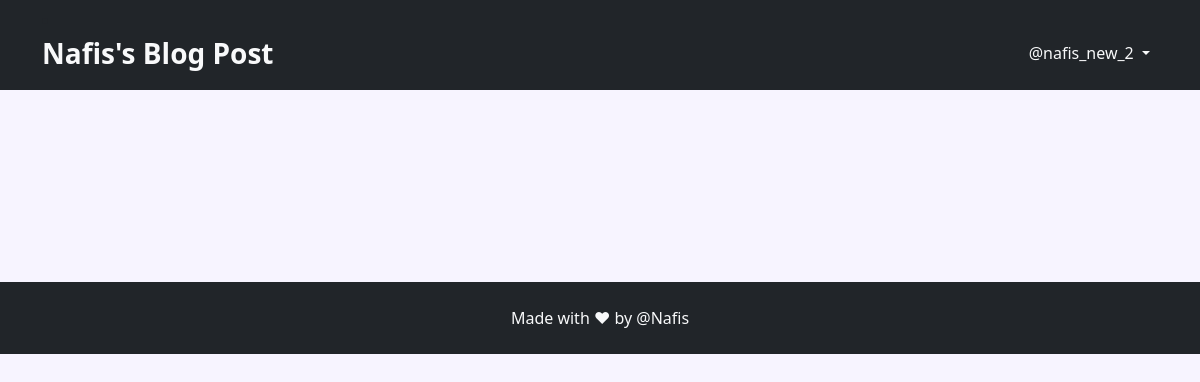
/blog/my-blogs/ (signed in), run on an earlier commit of the app's database.
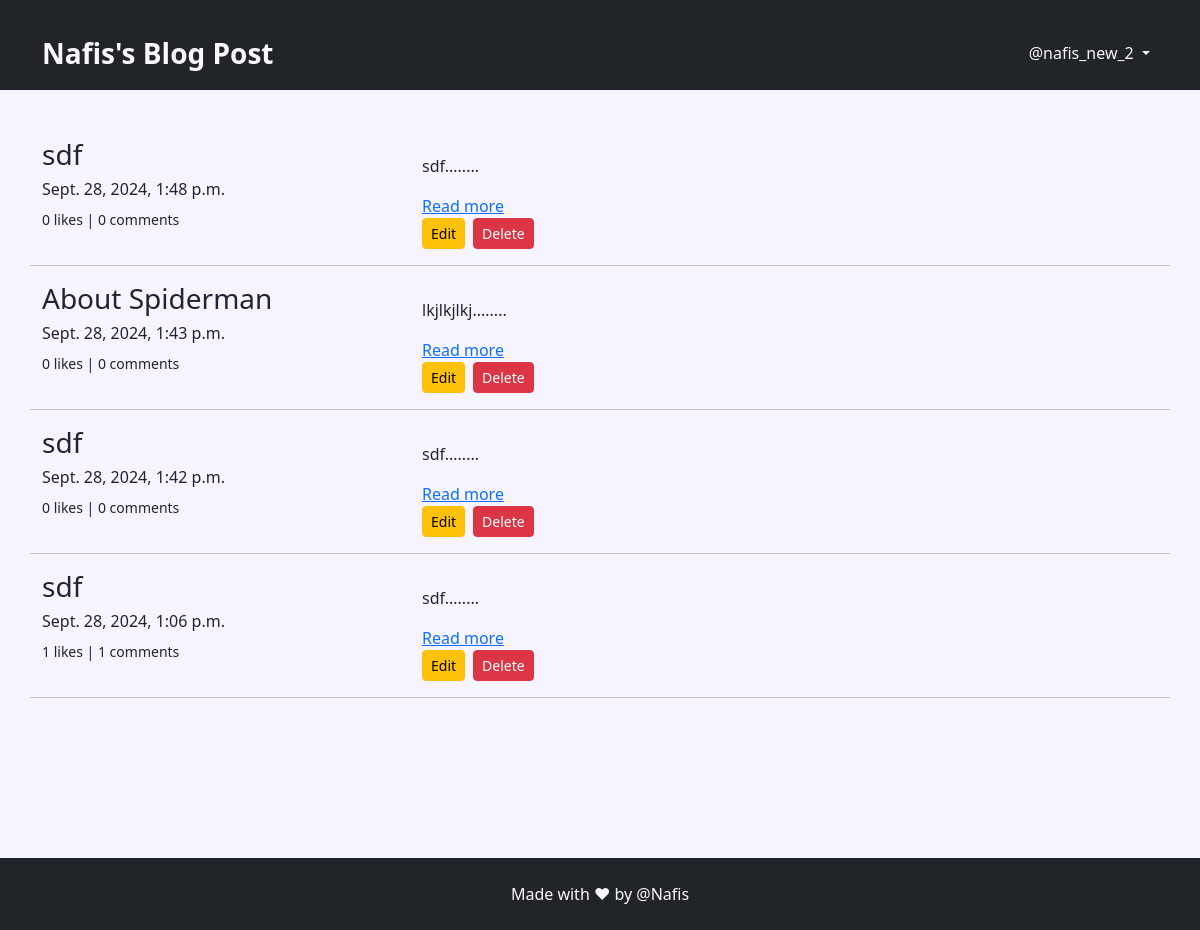
And on a later commit of the database.
### App_Blog/models.py (models this page shows, shortened)
class Blog(models.Model):
    author = models.ForeignKey(User, on_delete=models.CASCADE, related_name='post_author')
    blog_title = models.CharField(max_length = 264, verbose_name = 'Put a Title')
    slug = models.CharField(max_length = 264, unique = True)
    category = models.CharField(max_length = 255, choices=CATEGORY_CHOICES, default='uncategorized')
    blog_content = models.TextField(verbose_name='What is on your mind?')
    blog_image = models.ImageField(upload_to='blog_images', verbose_name='Image')
    publish_date = models.DateTimeField(auto_now_add = True)
    update_date = models.DateTimeField(auto_now = True)
    class Meta:
        ordering = ['-publish_date']

### App_Blog/views.py (the view)
# urls.py: path('my-blogs/', views.MyBlogs.as_view(), name="my_blogs"),
class MyBlogs(LoginRequiredMixin, TemplateView):
    template_name = "App_Blog/my_blogs.html"

### App_Blog/templatetags/custom_filters.py (called while the page is built)
def range_filter(value):
    return value[0:500] + "........"

### templates/App_Blog/my_blogs.html (shortened to what this page needs)
{% extends "base.html" %}
{% load custom_filters %}
{% block body_block %}
{% for blog in user.post_author.all %}
<div class="row">
    <div class="col-sm-4">
        <h3>{{ blog.blog_title }}</h3>
        <h6>{{ blog.publish_date }}</h6>
        <small>{{blog.liked_blog.count}} likes | {{blog.blog_comment.count }} comments</small>
    </div>
    <div class="col-sm-8">
        <p>{{ blog.blog_content|range_filter|linebreaks }}</p>
        <a href="{% url 'App_Blog:blog_details' slug=blog.slug %}">Read more</a>
        <div class="d-flex mb-3">
            <a href="{% url 'App_Blog:edit_blog' pk=blog.pk %}" class="btn btn-warning btn-sm ">Edit</a>
            <a href="{% url 'App_Blog:delete_blog' pk=blog.pk %}" class="btn btn-danger btn-sm  ms-2">Delete</a>
        </div>
    </div>
    <hr>
</div>
{% endfor %}
{% endblock  %}

What changed in the data, as far as the page shows it:
added Blog: blog_title "sdf", publish_date "Sept. 28, 2024, 1:48 p.m.", liked_blog.count "0", blog_comment.count "0", blog_content|range_filter "sdf........"
added Blog: blog_title "About Spiderman", publish_date "Sept. 28, 2024, 1:43 p.m.", liked_blog.count "0", blog_comment.count "0", blog_content|range_filter "lkjlkjlkj........"
added Blog: blog_title "sdf", publish_date "Sept. 28, 2024, 1:42 p.m.", liked_blog.count "0", blog_comment.count "0", blog_content|range_filter "sdf........"
added Blog: blog_title "sdf", publish_date "Sept. 28, 2024, 1:06 p.m.", liked_blog.count "1", blog_comment.count "1", blog_content|range_filter "sdf........"
